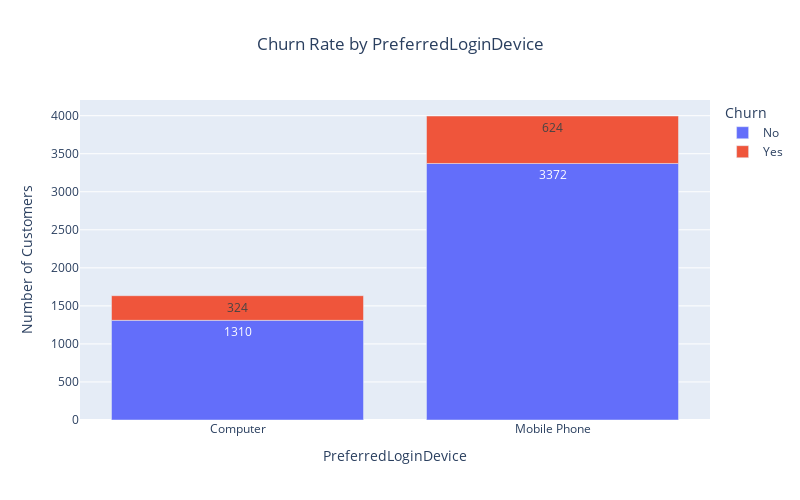

The code cell stored with this chart in its notebook:
### Code cell
# plot Preferred Categories and Churn
plot_cat_churn_rate('PreferredLoginDevice', ecom_cus_df)

### Figure 1 — Plotly figure (JSON) as saved in the notebook; plotly's stock layout.template omitted (floating-point values rounded to 4 significant figures)
{"data": [{"alignmentgroup": "True", "hovertemplate": "Churn=No<br>PreferredLoginDevice=%{x}<br>count=%{text}<extra></extra>", "legendgroup": "No", "marker": {"color": "#636efa", "pattern": {"shape": ""}}, "name": "No", "offsetgroup": "No", "orientation": "v", "showlegend": true, "text": [1310, 3372], "textposition": "auto", "type": "bar", "x": ["Computer", "Mobile Phone"], "xaxis": "x", "y": [1310, 3372], "yaxis": "y"}, {"alignmentgroup": "True", "hovertemplate": "Churn=Yes<br>PreferredLoginDevice=%{x}<br>count=%{text}<extra></extra>", "legendgroup": "Yes", "marker": {"color": "#EF553B", "pattern": {"shape": ""}}, "name": "Yes", "offsetgroup": "Yes", "orientation": "v", "showlegend": true, "text": [324, 624], "textposition": "auto", "type": "bar", "x": ["Computer", "Mobile Phone"], "xaxis": "x", "y": [324, 624], "yaxis": "y"}], "layout": {"barmode": "relative", "height": 500, "legend": {"title": {"text": "Churn"}, "tracegroupgap": 0}, "title": {"text": "Churn Rate by PreferredLoginDevice", "x": 0.5}, "width": 800, "xaxis": {"anchor": "y", "domain": [0, 1], "title": {"text": "PreferredLoginDevice"}}, "yaxis": {"anchor": "x", "domain": [0, 1], "title": {"text": "Number of Customers"}}}}
